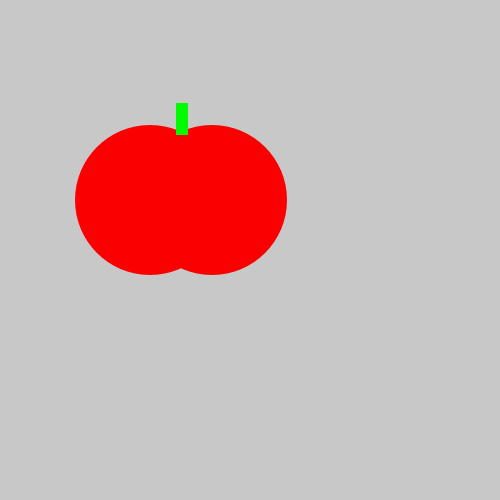
Frame 1 (no input)
Frame 60 (the mouse pressed at the canvas centre just before this capture): identical to frame 1, image omitted
Frame 120 (the mouse held since frame 60 and released just before this capture): identical to frame 1, image omitted

The Processing sketch that drew this single still picture (run headless with seeded random() and noise(); from frame 60 on, the mouse is pressed at the canvas centre):

// Processing sketch: TastyTomato_java
// ── TastyTomato_java.pde
void setup(){
size(500,500);
}
void draw(){
background(200,200,200);
noStroke();
fill(#FA0000);
ellipse(150,200,150,150);
ellipse(212,200,150,150);
fill(#00FA01);
rect(176,103,12,32);
} 
